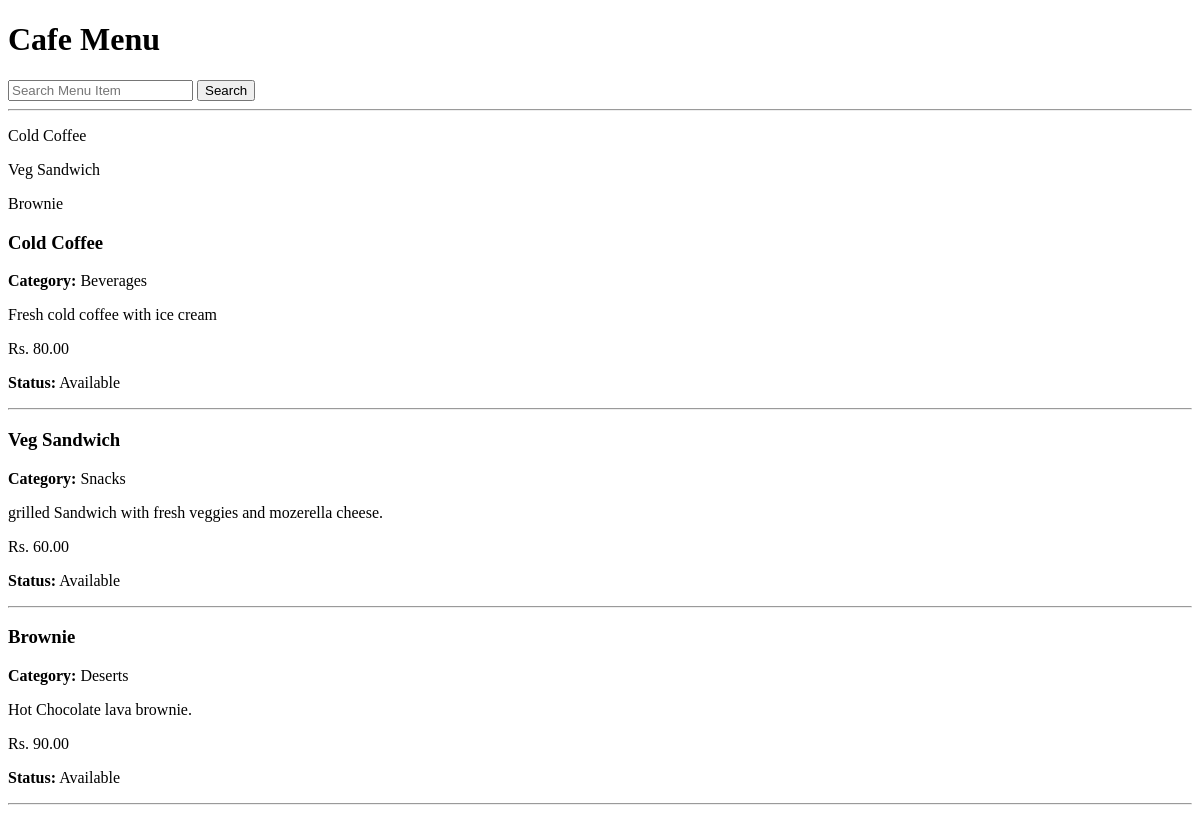
The app's page /menu/, older data.
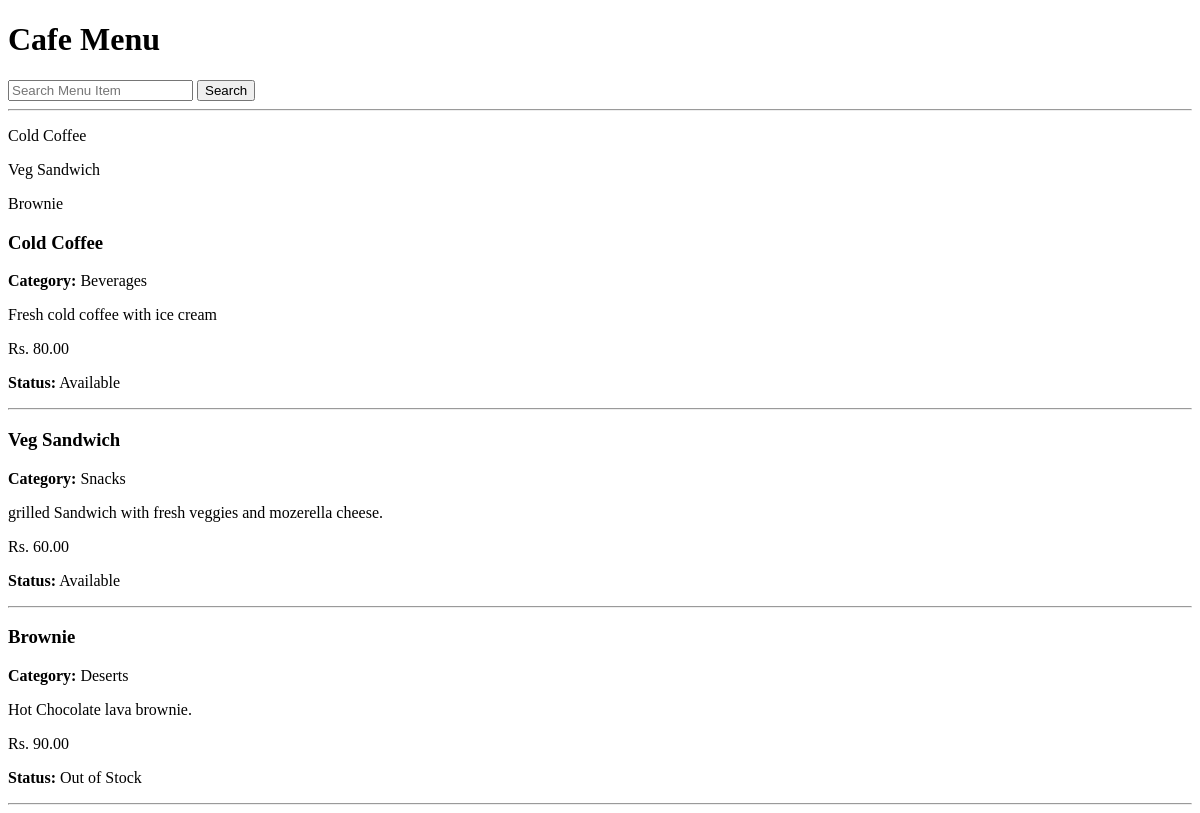
The same page, newer data.
### cafe/models.py (models this page shows, shortened)
class MenuItem(models.Model):
    name = models.CharField(max_length=100)
    description = models.TextField()
    price = models.DecimalField(max_digits=8, decimal_places=2)
    available = models.BooleanField(default=True)
    category = models.ForeignKey(
        Category,
        on_delete = models.CASCADE,
        null = True,
        blank = True
    )

class Category(models.Model) :
    name = models.CharField(max_length = 100)

### cafe/views.py (the view)
# urls.py: path('menu/', views.menu_list, name = 'menu'),
def menu_list(request):
    menu_items = MenuItem.objects.all()
    search_query = request.GET.get('search')
    if search_query:
        menu_items = menu_items.filter(
            name__icontains=search_query
        )
    category_id = request.GET.get('category')
    if category_id:
        menu_items = menu_items.filter(
            category_id=category_id
        )
    categories = Category.objects.all()
    return render(
        request,
        'cafe/menu_list.html',
        {
            'menu_items': menu_items,
            'categories': categories
        }
    )

### cafe/templates/cafe/menu_list.html (shortened to what this page needs)
<!DOCTYPE html>
<html>
<head>
</head>
<body>
<h1>Cafe Menu</h1>
<form method="GET">
   <input type="text" name="search" placeholder="Search Menu Item">
   <button type="submit">Search</button>
</form>
<hr>
{% if menu_items %}
    {% for item in menu_items %}
        <p>{{ item.name }}</p>
    {% endfor %}
{% else %}
    <p>No menu items found.</p>
{% endif %}
{% for item in menu_items %}
    <h3>{{ item.name }}</h3>
    <p><strong>Category:</strong> {{ item.category.name }}</p>
    <p>{{ item.description }}</p>
    <p>Rs. {{ item.price }}</p>
    <p><strong>Status:</strong>
        {% if item.available %}
            Available
        {% else %}
            Out of Stock
        {% endif %}
    </p>
    <hr>
{% endfor %}
</body>
</html>

Row changes from the older to the newer data that the page shows:
changed MenuItem "Brownie": available "Available" → "Out of Stock"
